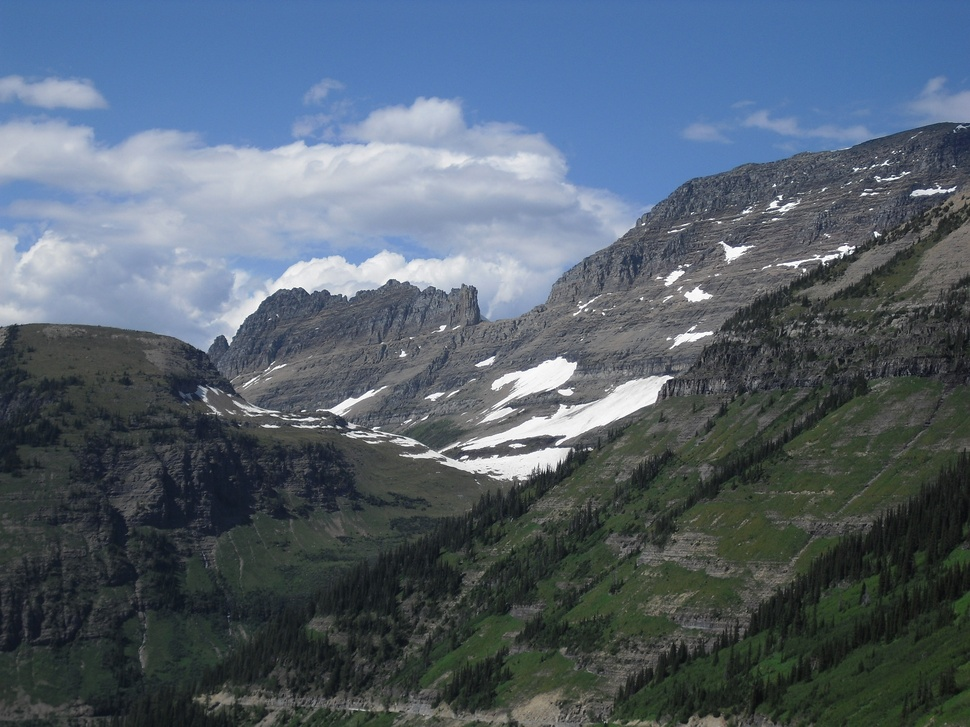
#> input picture glacier4/CIMG4018.JPG, 970 x 727 px, shrunk from 1600 x 1200 before the run
$ python prog3.py --directory glacier4   (older library calls are emulated)
#> lines starting #> are read from the running program, lines starting #| are printed output that depends on the picture
import logging
import argparse
import os
import cv2
import numpy as np
import math
import definitions
import random


def save_stiched_image(output_image_folder, stiched_image, i):
    cv2.imwrite(os.path.join(output_image_folder, "output_mosaic.jpg".format(i)), stiched_image)


def get_matching_pair_coordinates(kp_query, kp_train, match):
    kp_train_index = match.trainIdx
    kp_query_index = match.queryIdx
    train_point = kp_train[kp_train_index]
    query_point = kp_query[kp_query_index]
    return query_point.pt[0], train_point.pt[0], query_point.pt[1], train_point.pt[1]


def assemble_A_matrices(x, x_p, y, y_p):
    A_1 = np.zeros((2, 9))
    A_1[0, 0] = -1 * x
    A_1[1, 3] = -1 * x
    A_1[0, 1] = -1 * y
    A_1[1, 4] = -1 * y
    A_1[0, 2] = -1
    A_1[1, 5] = -1
    A_1[0, 6] = x * x_p
    A_1[0, 7] = x_p * y
    A_1[0, 8] = x_p
    A_1[1, 8] = y_p
    A_1[1, 7] = y_p * y
    A_1[1, 6] = y_p * x
    return A_1


def assemble_H_matrix(h):
    H = np.ones((3, 3))
    H[0, 0] = h[0]
    H[0, 1] = h[1]
    H[0, 2] = h[2]
    H[1, 0] = h[3]
    H[1, 1] = h[4]
    H[1, 2] = h[5]
    H[2, 0] = h[6]
    H[2, 1] = h[7]
    H[2, 2] = h[8]
    return H


def count_number_of_inlers(kp_query, kp_train, matches, H):
    count = 0
    matched_points = []
    for i in range(len(matches)):
        x, x_p, y, y_p = get_matching_pair_coordinates(kp_query, kp_train, matches[i])
        query_points = np.array([[x], [y], [1]])
        train_points = np.array([[x_p], [y_p], [1]])
        transform_points = np.matmul(H, query_points)
        transform_points = transform_points / transform_points[2]
        # Calculate tranformation error
        transform_points_error = transform_points - train_points
        abs_transform_points_error = np.abs(transform_points_error)
        # flag = abs_transform_points_error.all() < 0.001
        flag = ((abs_transform_points_error <= 0.5).sum() == abs_transform_points_error.size).astype(np.int)
        if flag:
            matched_points.append([x, x_p, y, y_p])
            count += 1
    return count, matched_points


def compute_homography_matrix(kp_query, kp_train, matches, i):
    # Get matching pair coordinates
    x1, x1_p, y1, y1_p = get_matching_pair_coordinates(kp_query, kp_train, matches[i])
    x2, x2_p, y2, y2_p = get_matching_pair_coordinates(kp_query, kp_train, matches[i + 1])
    x3, x3_p, y3, y3_p = get_matching_pair_coordinates(kp_query, kp_train, matches[i + 2])
    x4, x4_p, y4, y4_p = get_matching_pair_coordinates(kp_query, kp_train, matches[i + 3])

    # Assemble A matrix
    A_1 = assemble_A_matrices(x1, x1_p, y1, y1_p)
    A_2 = assemble_A_matrices(x2, x2_p, y2, y2_p)
    A_3 = assemble_A_matrices(x3, x3_p, y3, y3_p)
    A_4 = assemble_A_matrices(x4, x4_p, y4, y4_p)

    A = np.concatenate((A_1, A_2, A_3, A_4), axis=0)

    # Compute singular Value Decomposition
    u, s, vh = np.linalg.svd(A, full_matrices=True)
    h = vh[-1, :]

    # Test h vector
    test_sol = np.matmul(A, h)
    if any(test_sol.flatten() < 0.0001):
        print("H vector error!")

    # Assemble H Matrix
    H = assemble_H_matrix(h)
    return H

    # kp_query, kp_train, matches, best_inlier_points

def compute_best_homography_matrix(kp_query, kp_train, matches, best_inliers=None):
    # First iteration
    if best_inliers:
        x, x_p, y, y_p = best_inliers[0]
        # Assemble A matrix
        A = assemble_A_matrices(x, x_p, y, y_p)
        for k in range(1, len(best_inliers)):
            x, x_p, y, y_p = best_inliers[k]
            # Assemble A matrix
            A_ = assemble_A_matrices(x, x_p, y, y_p)
            A = np.concatenate((A, A_), axis=0)
    else:
        x, x_p, y, y_p = get_matching_pair_coordinates(kp_query, kp_train, matches[random.randint(0, 11)])
        A = assemble_A_matrices(x, x_p, y, y_p)
        for i in range(5):
            random_index = random.randint(0, 11)
            x, x_p, y, y_p = get_matching_pair_coordinates(kp_query, kp_train, matches[random_index])
            A_ = assemble_A_matrices(x, x_p, y, y_p)
            A = np.concatenate((A, A_), axis=0)


    # Compute singular Value Decomposition
    u, s, vh = np.linalg.svd(A, full_matrices=True)
    h = vh[-1, :]

    # Test h vector
    test_sol = np.matmul(A, h)
    print("H vector pixel error: {}".format(test_sol))

    # Assemble H Matrix
    H = assemble_H_matrix(h)
    return H

# Made my RANSAC Function as robust as possible!! Put most time in this..
def compute_H_from_RANSAC(kp_query, kp_train, matches):
    homography_matrices = []
    ransac_count = []
    inlier_points_list = []

    for i in range(100):
        H = compute_best_homography_matrix(kp_query, kp_train, matches)
        homography_matrices.append(H)
        inlier_count, inlier_points = count_number_of_inlers(kp_query, kp_train, matches, H)
        ransac_count.append(inlier_count)
        inlier_points_list.append(inlier_points)
    # Return H with most votes
    best_H = homography_matrices[ransac_count.index(max(ransac_count))]
    best_inlier_points = inlier_points_list[ransac_count.index(max(ransac_count))]
    # Find best H from inlier points that agreed with highest voted H
    best_H = compute_best_homography_matrix(kp_query, kp_train, matches, best_inlier_points)
    return best_H
    #

def compute_homography_transform(H, query_vector):
    query_vector = np.asarray(query_vector)
    # query_vector = np.array([[query_vector[0]], [query_vector[1]], [query_vector[2]]])
    transform_vector = np.matmul(H, query_vector)
    transform_vector = transform_vector / transform_vector[2]
    return transform_vector


def compute_size_of_mosaic(train_image, image, H):
    size_train_image = np.shape(train_image)
    max_x = size_train_image[1]
    max_y = size_train_image[0]
    min_x = 0
    min_y = 0
    size_query_image = np.shape(image)
    max_x_query_image = size_query_image[1]
    max_y_query_image = size_query_image[0]

    # Find projection of query image corners to determine max and min x and y values
    top_left_query = compute_homography_transform(H, [[0], [0], [1]])
    top_right_query = compute_homography_transform(H, [[max_x_query_image], [0], [1]])
    bottom_left_query = compute_homography_transform(H, [[0], [max_y_query_image], [1]])
    bottom_right_query = compute_homography_transform(H, [[max_x_query_image], [max_y_query_image], [1]])

    # Determine max and min x and y values
    min_x = min(float(top_left_query[0]), float(bottom_left_query[0]), min_x)
    min_y = min(float(top_left_query[1]), float(top_right_query[1]), min_y)
    max_x = max(float(top_right_query[0]), float(bottom_right_query[0]), max_x)
    max_y = max(float(bottom_right_query[1]), float(bottom_left_query[1]), max_y)

    # Compute new mosaic size
    mosaic_x_range = int(math.ceil(max_x + abs(min_x)))
    mosaic_y_range = int(math.ceil(max_y + abs(min_y)))

    # Compute x and y offset from training image
    train_image_x_offset = abs(min_x)
    train_image_y_offset = abs(min_y)

    return mosaic_x_range, mosaic_y_range, train_image_x_offset, train_image_y_offset, size_train_image[1], size_train_image[0]


# Putting indices into 3x3 matrix to directly multiply by H and get new index value
def assemble_indices_matrix(query_gray_image):
    size_image = np.shape(query_gray_image)
    x_indices_matrix = np.fromfunction(lambda j, i: i, (size_image[0], size_image[1]))
    y_indices_matrix = np.fromfunction(lambda j, i: j, (size_image[0], size_image[1]))
    ones_matrix = np.ones((size_image[0], size_image[1]))
    indices_matrix = np.stack((x_indices_matrix, y_indices_matrix, ones_matrix))
    print(indices_matrix)
    return indices_matrix

# Using Equalization image function..
def equalize_image(img):
    img_yuv = cv2.cvtColor(img, cv2.COLOR_BGR2YUV)
    img_yuv[:, :, 0] = cv2.equalizeHist(img_yuv[:, :, 0])
    img = cv2.cvtColor(img_yuv, cv2.COLOR_YUV2BGR)
    return img


def main():
    # Setup Log
    logging.basicConfig(filename='Stitch_image.log', level=logging.DEBUG,
                        format='%(asctime)s - %(levelname)s - %(message)s', filemode='w')

    # Setup argument parser
    ap = argparse.ArgumentParser()
    ap.add_argument("-d", "--directory", required=True,
                    help="image directory")

    args = vars(ap.parse_args())

    # Save Parameters
    input_directory = args['directory']

    # Print input parameters to log
    logging.info('Input Parameters:\n'
                 '\tDirectory: {}\n'
                 .format(input_directory))

    # Create output image folder if doesn't exits
    output_image_folder = os.path.join(os.path.dirname(input_directory), 'output_images/{}'.format(args['directory']))
    if not os.path.exists(output_image_folder):
        os.mkdir(output_image_folder)

    ######
    image_directory = os.path.join(definitions.ROOT_DIR, input_directory)
    image_RGB_list = []
    image_GRAY_list = []
    for image_file_name in sorted(os.listdir(image_directory), reverse=True):
        if any(char.isdigit() for char in image_file_name):
            logging.info('Processing image {}'.format(image_file_name))
            image_path = os.path.join(image_directory, image_file_name)
            gray_image = cv2.imread(image_path, 0)
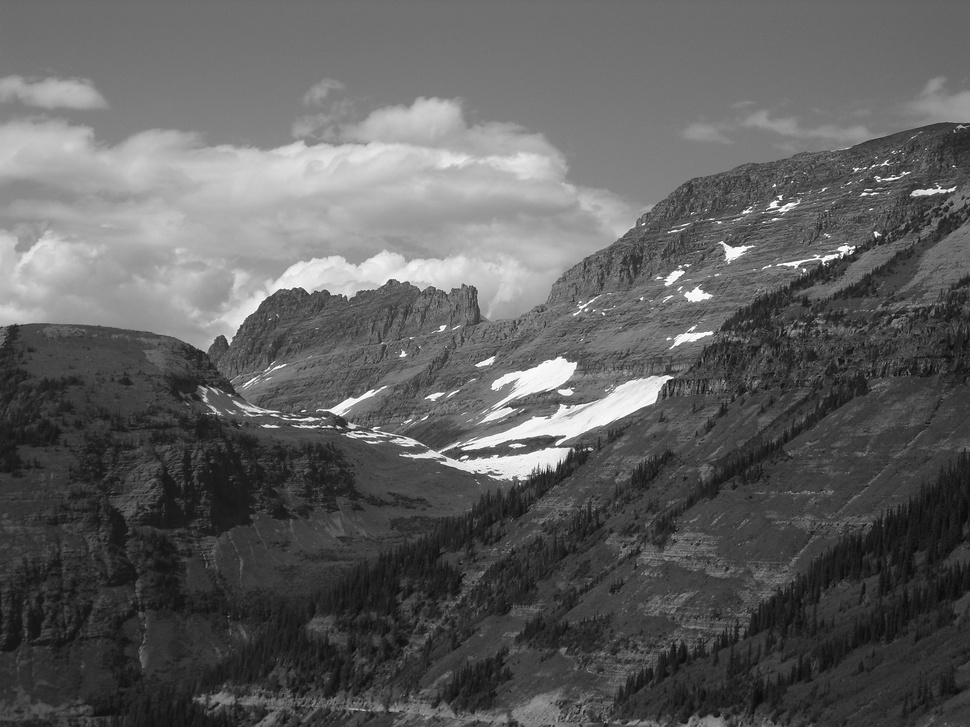
#> gray_image: shape (727, 970); min 6, max 255, mean 94.6
            image_GRAY_list.append(gray_image)
            rgb_image = cv2.imread(image_path)
#> rgb_image is the input picture: shape (727, 970, 3); mean B, G, R 110, 97, 83.9
            image_RGB_list.append(rgb_image)
#> pass 2 of the loop in main, `for image_file_name in sorted(os.listdir(image_directory), reverse=Tru..`:
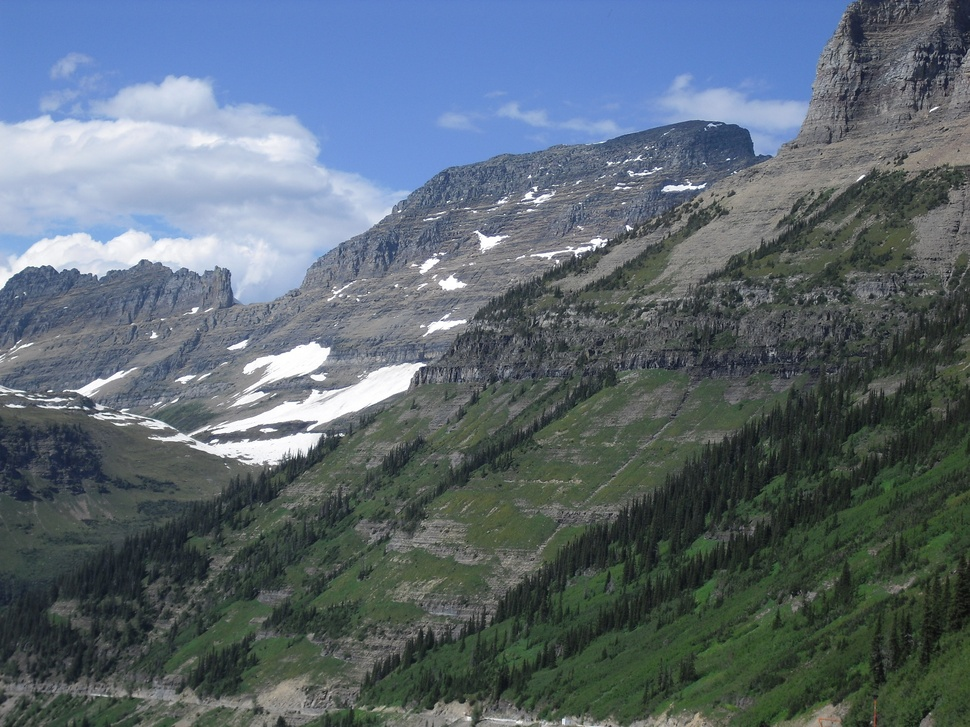
#> input picture glacier4/CIMG4017.JPG, 970 x 727 px, shrunk from 1600 x 1200 before the run
#> in main, `gray_image = cv2.imread(image_path, 0)`:
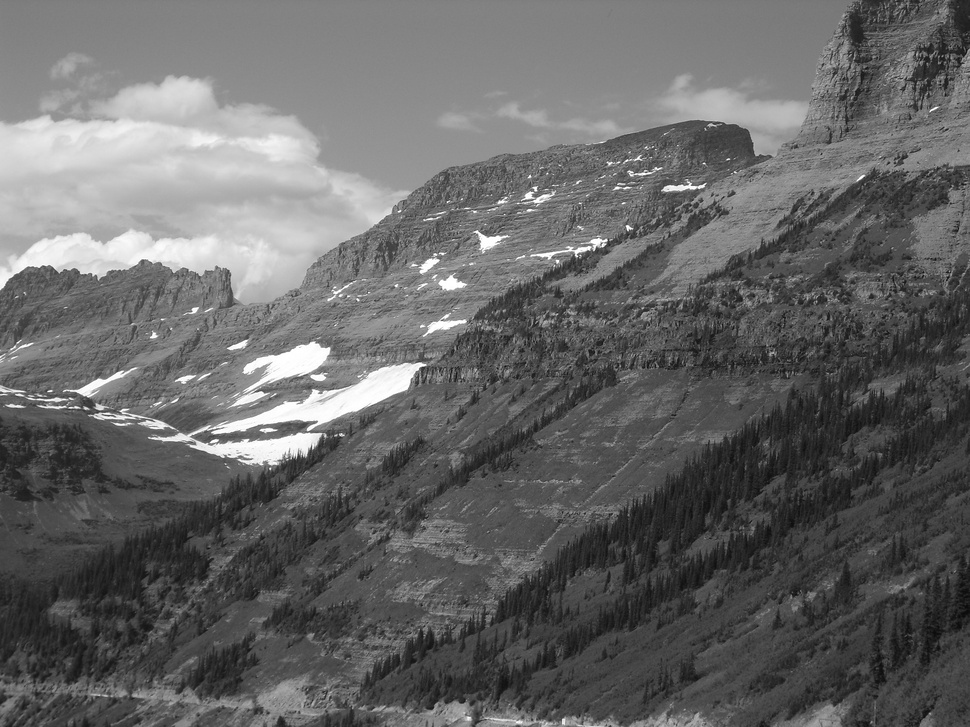
#> gray_image: shape (727, 970); min 10, max 255, mean 102.2
#> in main, rgb_image is the input picture: shape (727, 970, 3); mean B, G, R 114.7, 105.1, 91.9


    # Test 2 images
    orb = cv2.ORB_create()
    # create BFMatcher object
    bf = cv2.BFMatcher(cv2.NORM_HAMMING, crossCheck=True)
    H_list = []
    mosaic_image = [image_RGB_list[0]]
    offset_list = []

    for i in range(len(image_GRAY_list)-1):
        # find the keypoints and descriptors with SIFT
        train_GRAY_image = image_GRAY_list[i]
        train_BGR_image = equalize_image(image_RGB_list[i])
        query_GRAY_image = image_GRAY_list[i+1]
        query_BGR_image = equalize_image(image_RGB_list[i+1])
        kp_train, des_train = orb.detectAndCompute(train_GRAY_image, None)
        kp_query, des_query = orb.detectAndCompute(query_GRAY_image, None)

        # Match descriptors.
        matches = bf.match(des_query, des_train)

        # Sort them in the order of their distance.
        matches = sorted(matches, key=lambda x: x.distance)

        # Compute H Matrix implementing RANSAC algorithm
        H = compute_H_from_RANSAC(kp_query, kp_train, matches)
        if not H_list:
           pass
        else:
            H = np.matmul(H_list[i-1], H)
        H_list.append(H)

        # Compute size of mosaic
        new_mosaic_x_range, new_mosaic_y_range, train_image_x_offset, train_image_y_offset, x,y \
            = compute_size_of_mosaic(mosaic_image[i], query_GRAY_image, H_list[i])
        train_image_x_offset = int(round(train_image_x_offset))
        train_image_y_offset = int(round(train_image_y_offset))

        # new_mosaic_x_range = int(math.ceil(np.shape(mosaic_image[i])[1]))
        # new_mosaic_y_range = int(math.ceil(np.shape(mosaic_image[i])[0]))

        transform_array = np.array([[1, 0, train_image_x_offset],
                                    [0, 1, train_image_y_offset],
                                    [0, 0, 1]])

        im_out = cv2.warpPerspective(query_BGR_image, transform_array.dot(H_list[i]),
                                     (new_mosaic_x_range, new_mosaic_y_range))


        im_out[train_image_y_offset:y + train_image_y_offset,
        train_image_x_offset:x + train_image_x_offset] = mosaic_image[i]
        # [10 lines of commented-out code are left out]

        offset_list.append([train_image_y_offset, train_image_x_offset])

        save_stiched_image(output_image_folder, im_out, i)

        mosaic_image.append(im_out)
#> this loop made 1 pass
#> (printed output is left out)
#> pass 1, in equalize_image, `img = cv2.cvtColor(img_yuv, cv2.COLOR_YUV2BGR)`:
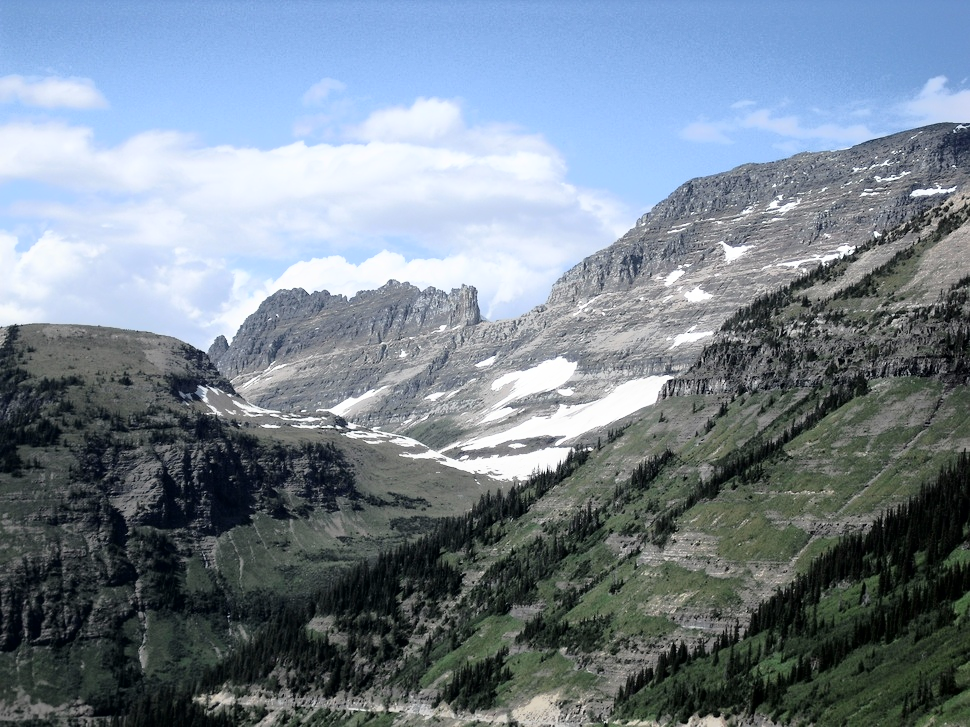
#> img: shape (727, 970, 3); mean B, G, R 143.3, 131, 117.6
#> pass 1, in equalize_image (call 2), `img = cv2.cvtColor(img_yuv, cv2.COLOR_YUV2BGR)`:
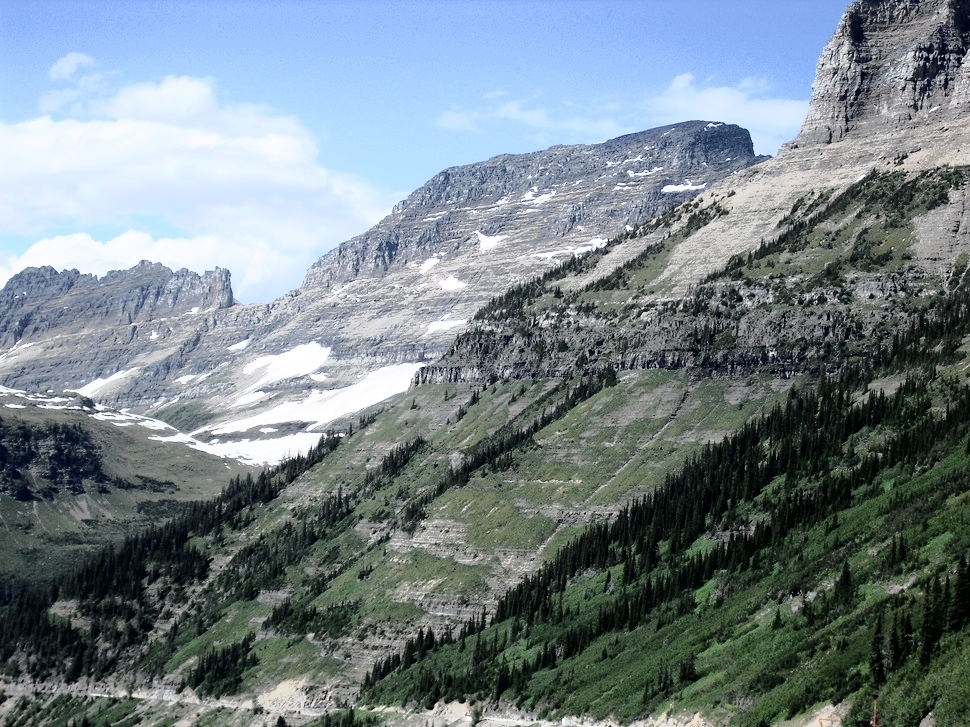
#> img: shape (727, 970, 3); mean B, G, R 137.6, 131.3, 117.9
#> after the loop:
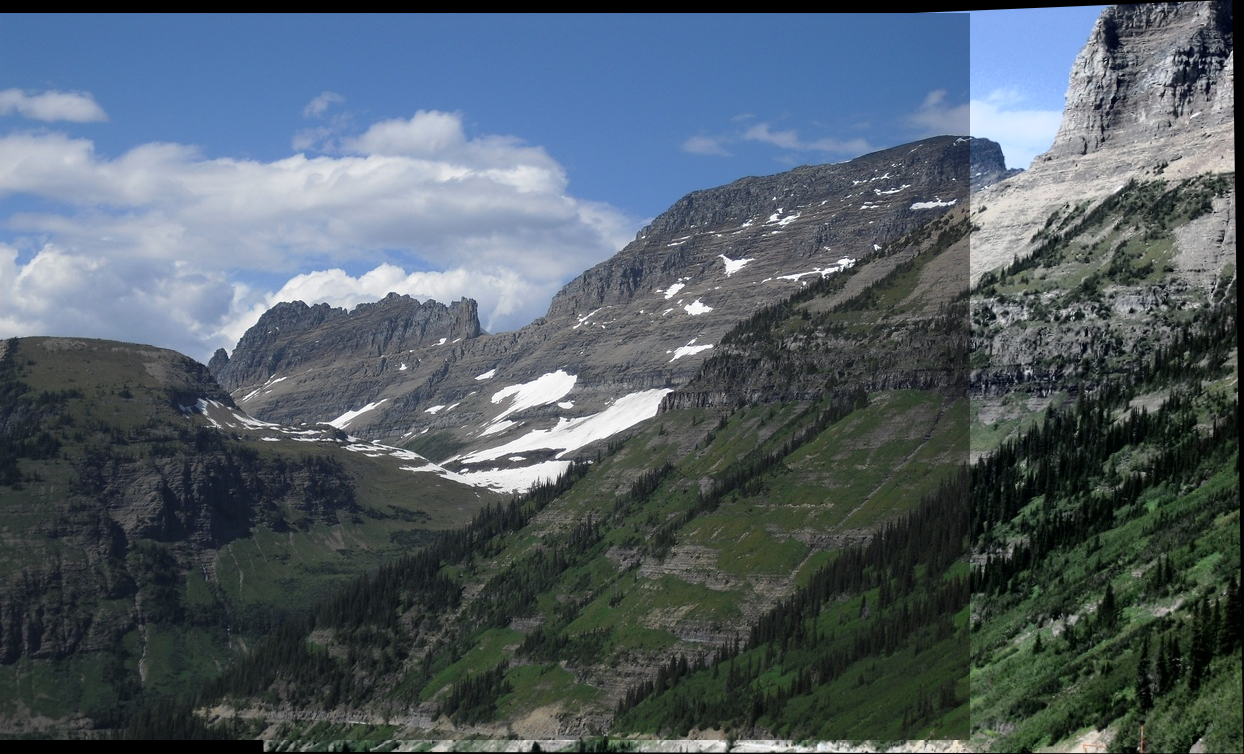
#> im_out: shape (754, 1244, 3); mean B, G, R 102.9, 93.9, 81.8


if __name__ == '__main__':
    main()
